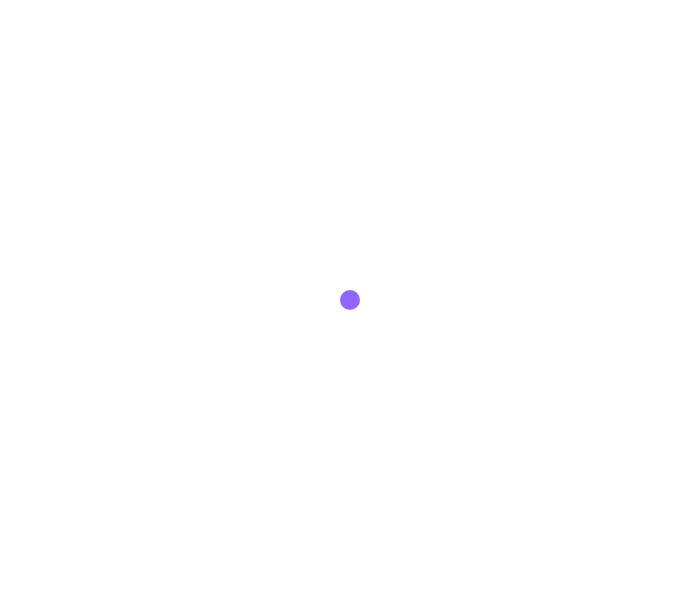
Frame 1 (no input)
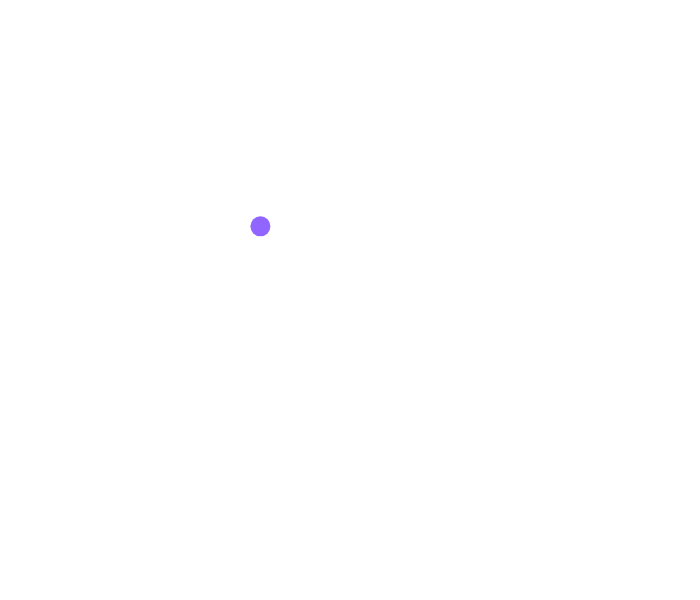
Frame 60 (no input)
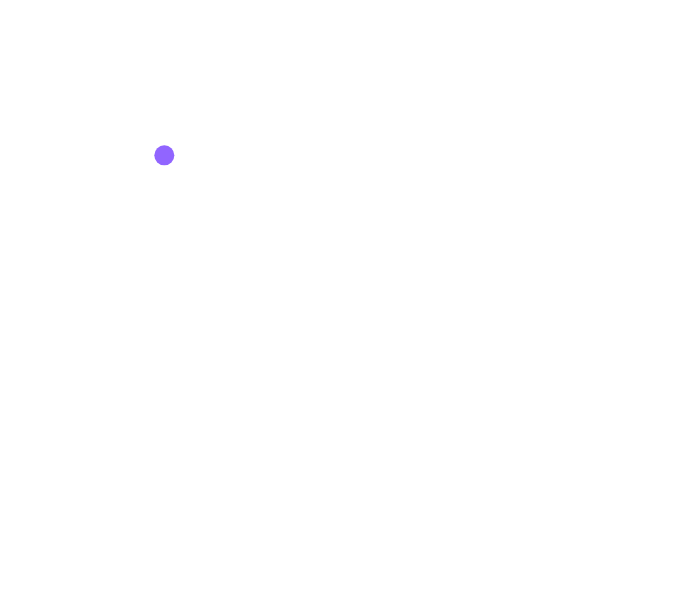
Frame 120 (the mouse pressed at the canvas centre since frame 60)

The p5.js sketch that drew these frames (run headless with seeded random() and noise() and a simulated clock; from frame 60 on, the mouse is pressed at the canvas centre):

// p5.js sketch
// ── sketch.js
let particles = []
let wind 
let gravity
let keCode


function setup(){
    createCanvas(700,600)
    colorMode(HSB, TWO_PI, 1, 1)
    //velocity = createvector(random(-4,4)), random(-4,4)

    particles[0] = new Particle()
    wind = createVector(-0.005,0)
    gravity = createVector(0,0.01)
}

function draw(){
    background(0, 0, 1)

    particles.forEach((part)=>{
        part.display()
        part.addForce(wind)  
        part.addForce(gravity)  
        part.attractToMouse(4)
        part.move()
        part.reachOut(particles)
    })
}

function mouseReleased(){
    //John.position.set(mouseX,mouseY)
    particles.push(new Particle(mouseX,mouseY))
}

function keyReleased(){
    if(keCode ==  RIGHT_ARROW){
        wind.x +=0.01

    }
    else if(keCode == LEFT_ARROW){
        wind.x -=0.01
    }

}
// ── particle.js
class Particle{
    constructor(_posX=width*0.5,_posY=height*0.5){
        this.position = createVector(_posX,_posY)
        //this.velocity = p5.Vector.random2D()
        ///his.velocity.mult(4)
        this.accel = createVector(0,0)
        this.velocity = createVector(0,0)
        this.cColor = color(random(TWO_PI), random(0.5,1), random(1,1))
        this.cRadius=10
    }

    display(){
        fill(this.cColor)
        noStroke()
        circle(this.position.x, this.position.y, this.cRadius *2)
    }

    addForce(_force){
        this.accel.add(_force)
    }

    attractToMouse(){
        let mousePos = createVector(mouseX,mouseY)
        mousePos.sub(this.position)
        mousePos.setMag(0.5)

        this.accel.add(mousePos)
    }

    move(){
        this.velocity.add(this.accel)
        this.velocity.limit(2)
        this.position.add(this.velocity)
    
        //left edge
        if(this.position.x-this.cRadius <= 0){
            this.position.x = this.cRadius
            this.velocity.x *= -1
        }
    
        //right edge
        if(this.position.x+this.cRadius >= width){
            this.position.x = width-this.cRadius
            this.velocity.x *= -1
        }
    
        //top edge
        if(this.position.y-this.cRadius <= 0){
            this.position.y = this.cRadius
            this.velocity.y *= -1
        }
    
        //buttom edge
        if(this.position.y+this.cRadius >= height){
            this.position.y = height-this.cRadius
            this.velocity.y *= -1
        }
    
    

    }


    reachOut(_allParticles = []){
        _allParticles.forEach( (otherP)=>{
            if(otherP != this){
                if(this.position.dist(otherP.position) <= 150){
                    stroke(this.cColor)
                    strokeWeight(2)
                    line(this.position.x, this.position.y, otherP.position.x, otherP.position.y)

                }
               
            }

        })


    }
}
